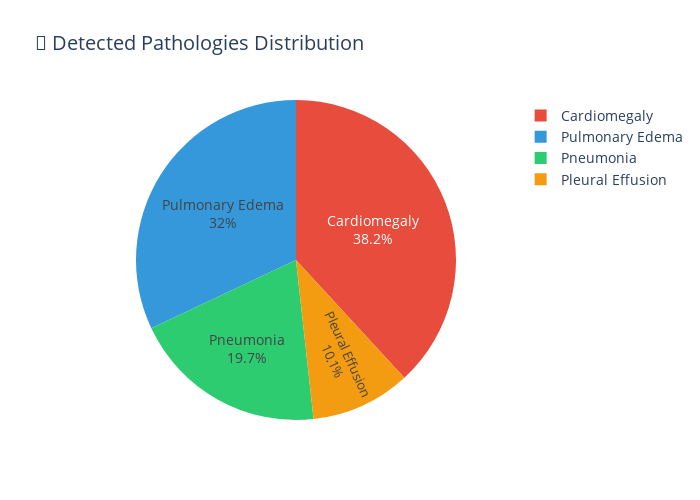
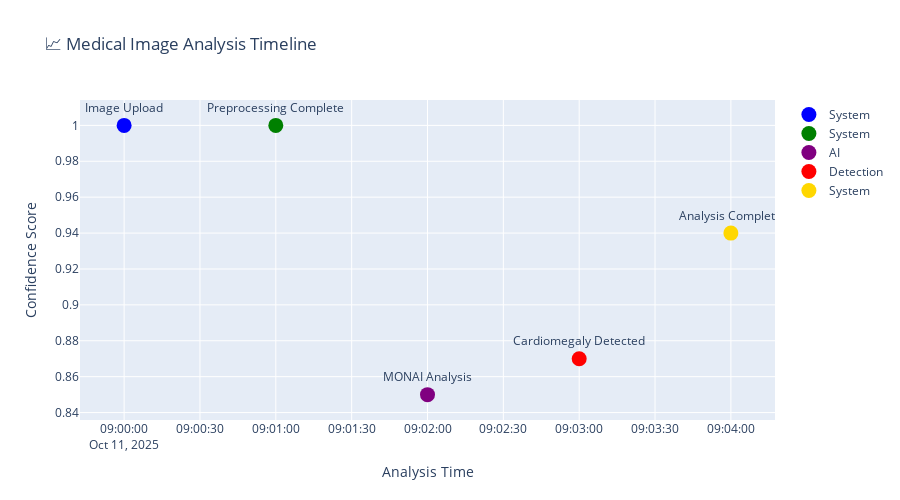
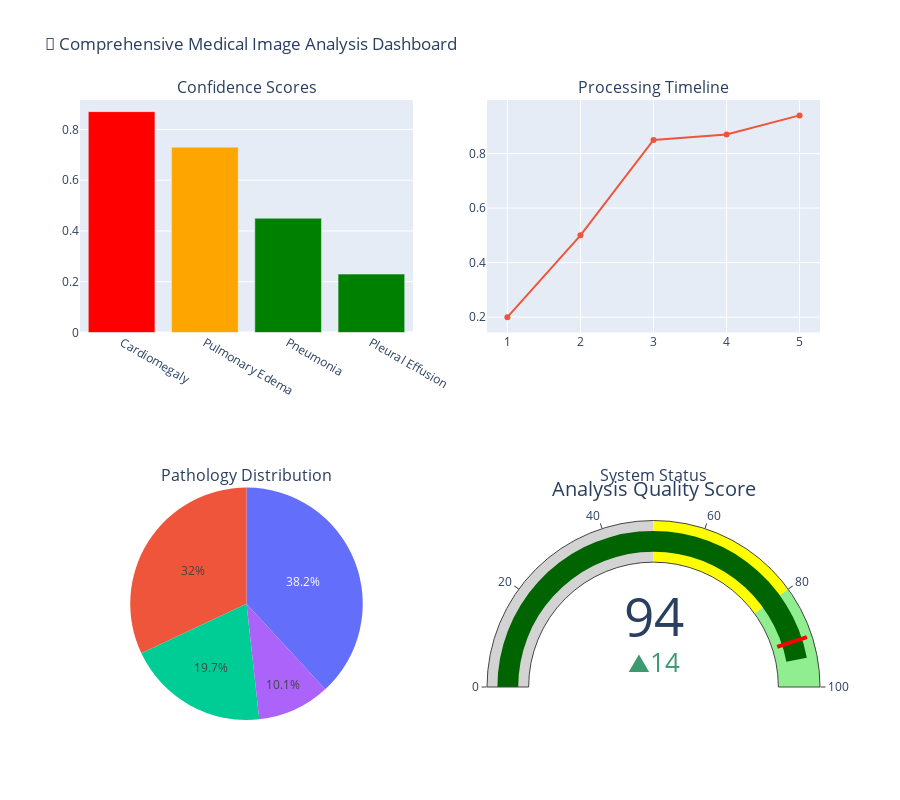

Notebook cell for these charts, in order:
### Code cell
# Run the comprehensive demo with full visualizations
print("🚀 RUNNING COMPREHENSIVE MEDICAL IMAGE ANALYSIS DEMO")
print("=" * 60)
demo_results = run_comprehensive_image_analysis_demo()

### Figure 1 — Plotly figure (JSON) as saved in the notebook; plotly's stock layout.template omitted (floating-point values rounded to 4 significant figures)
{"data": [{"domain": {"x": [0, 1], "y": [0, 1]}, "hovertemplate": "pathology=%{label}<br>confidence=%{value}<extra></extra>", "labels": ["Cardiomegaly", "Pulmonary Edema", "Pneumonia", "Pleural Effusion"], "legendgroup": "", "name": "", "showlegend": true, "textinfo": "percent+label", "textposition": "inside", "type": "pie", "values": [0.87, 0.73, 0.45, 0.23]}], "layout": {"font": {"size": 14}, "height": 500, "legend": {"tracegroupgap": 0}, "piecolorway": ["#E74C3C", "#3498DB", "#2ECC71", "#F39C12", "#9B59B6"], "showlegend": true, "title": {"text": "🏥 Detected Pathologies Distribution"}, "width": 700}}

### Figure 2 — Plotly figure (JSON) as saved in the notebook; plotly's stock layout.template omitted (floating-point values rounded to 4 significant figures)
{"data": [{"marker": {"color": "blue", "size": 15}, "mode": "markers+text", "name": "System", "text": "Image Upload", "textposition": "top center", "type": "scatter", "x": ["2025-10-11 09:00"], "y": [1]}, {"marker": {"color": "green", "size": 15}, "mode": "markers+text", "name": "System", "text": "Preprocessing Complete", "textposition": "top center", "type": "scatter", "x": ["2025-10-11 09:01"], "y": [1]}, {"marker": {"color": "purple", "size": 15}, "mode": "markers+text", "name": "AI", "text": "MONAI Analysis", "textposition": "top center", "type": "scatter", "x": ["2025-10-11 09:02"], "y": [0.85]}, {"marker": {"color": "red", "size": 15}, "mode": "markers+text", "name": "Detection", "text": "Cardiomegaly Detected", "textposition": "top center", "type": "scatter", "x": ["2025-10-11 09:03"], "y": [0.87]}, {"marker": {"color": "gold", "size": 15}, "mode": "markers+text", "name": "System", "text": "Analysis Complete", "textposition": "top center", "type": "scatter", "x": ["2025-10-11 09:04"], "y": [0.94]}], "layout": {"height": 500, "showlegend": true, "title": {"text": "📈 Medical Image Analysis Timeline"}, "width": 900, "xaxis": {"title": {"text": "Analysis Time"}}, "yaxis": {"title": {"text": "Confidence Score"}}}}

### Figure 3 — Plotly figure (JSON) as saved in the notebook; plotly's stock layout.template omitted (floating-point values rounded to 4 significant figures)
{"data": [{"marker": {"color": ["red", "orange", "green", "green"]}, "name": "Confidence", "type": "bar", "x": ["Cardiomegaly", "Pulmonary Edema", "Pneumonia", "Pleural Effusion"], "xaxis": "x", "y": [0.87, 0.73, 0.45, 0.23], "yaxis": "y"}, {"mode": "lines+markers", "name": "Processing", "type": "scatter", "x": [1, 2, 3, 4, 5], "xaxis": "x2", "y": [0.2, 0.5, 0.85, 0.87, 0.94], "yaxis": "y2"}, {"domain": {"x": [0, 0.45], "y": [0, 0.375]}, "labels": ["Cardiomegaly", "Pulmonary Edema", "Pneumonia", "Pleural Effusion"], "name": "Pathologies", "type": "pie", "values": [0.87, 0.73, 0.45, 0.23]}, {"delta": {"reference": 80}, "domain": {"x": [0.55, 1], "y": [0, 0.375]}, "gauge": {"axis": {"range": [null, 100]}, "bar": {"color": "darkgreen"}, "steps": [{"color": "lightgray", "range": [0, 50]}, {"color": "yellow", "range": [50, 80]}, {"color": "lightgreen", "range": [80, 100]}], "threshold": {"line": {"color": "red", "width": 4}, "thickness": 0.75, "value": 90}}, "mode": "gauge+number+delta", "title": {"text": "Analysis Quality Score"}, "type": "indicator", "value": 94}], "layout": {"annotations": [{"font": {"size": 16}, "showarrow": false, "text": "Confidence Scores", "x": 0.225, "xanchor": "center", "xref": "paper", "y": 1, "yanchor": "bottom", "yref": "paper"}, {"font": {"size": 16}, "showarrow": false, "text": "Processing Timeline", "x": 0.775, "xanchor": "center", "xref": "paper", "y": 1, "yanchor": "bottom", "yref": "paper"}, {"font": {"size": 16}, "showarrow": false, "text": "Pathology Distribution", "x": 0.225, "xanchor": "center", "xref": "paper", "y": 0.375, "yanchor": "bottom", "yref": "paper"}, {"font": {"size": 16}, "showarrow": false, "text": "System Status", "x": 0.775, "xanchor": "center", "xref": "paper", "y": 0.375, "yanchor": "bottom", "yref": "paper"}], "height": 800, "showlegend": false, "title": {"text": "🏥 Comprehensive Medical Image Analysis Dashboard"}, "xaxis": {"anchor": "y", "domain": [0, 0.45]}, "xaxis2": {"anchor": "y2", "domain": [0.55, 1]}, "yaxis": {"anchor": "x", "domain": [0.625, 1]}, "yaxis2": {"anchor": "x2", "domain": [0.625, 1]}}}
